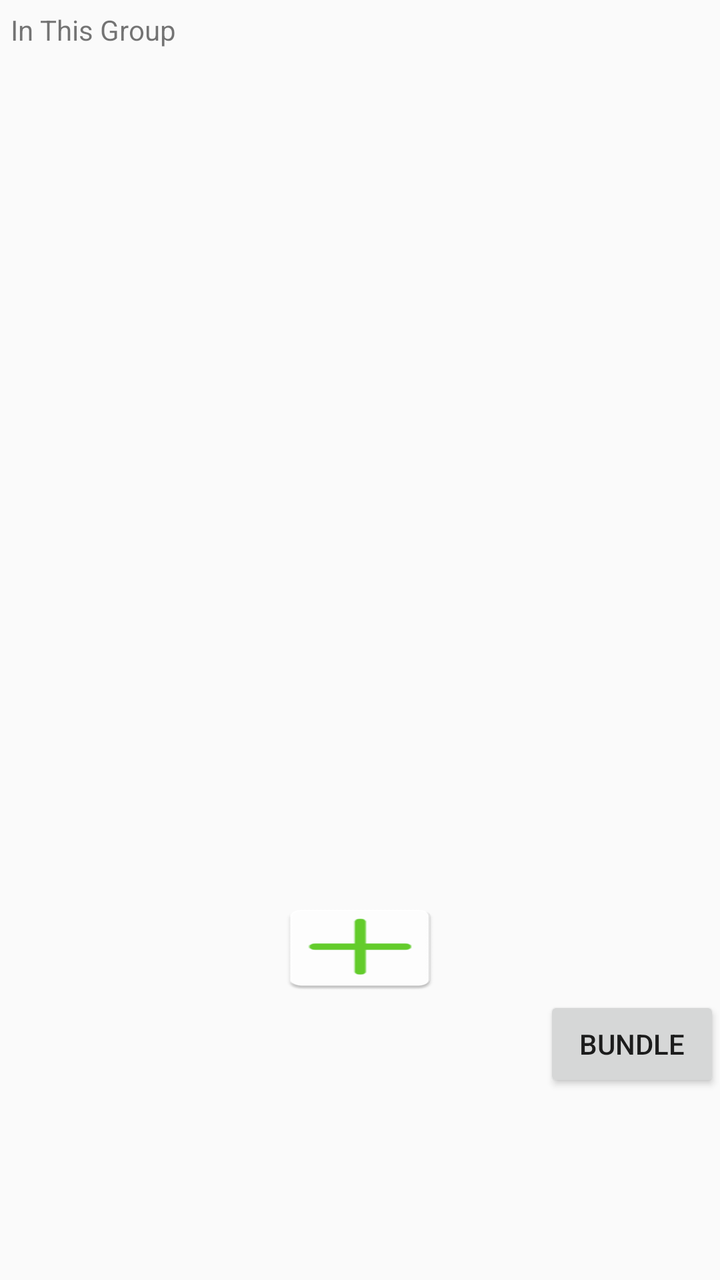
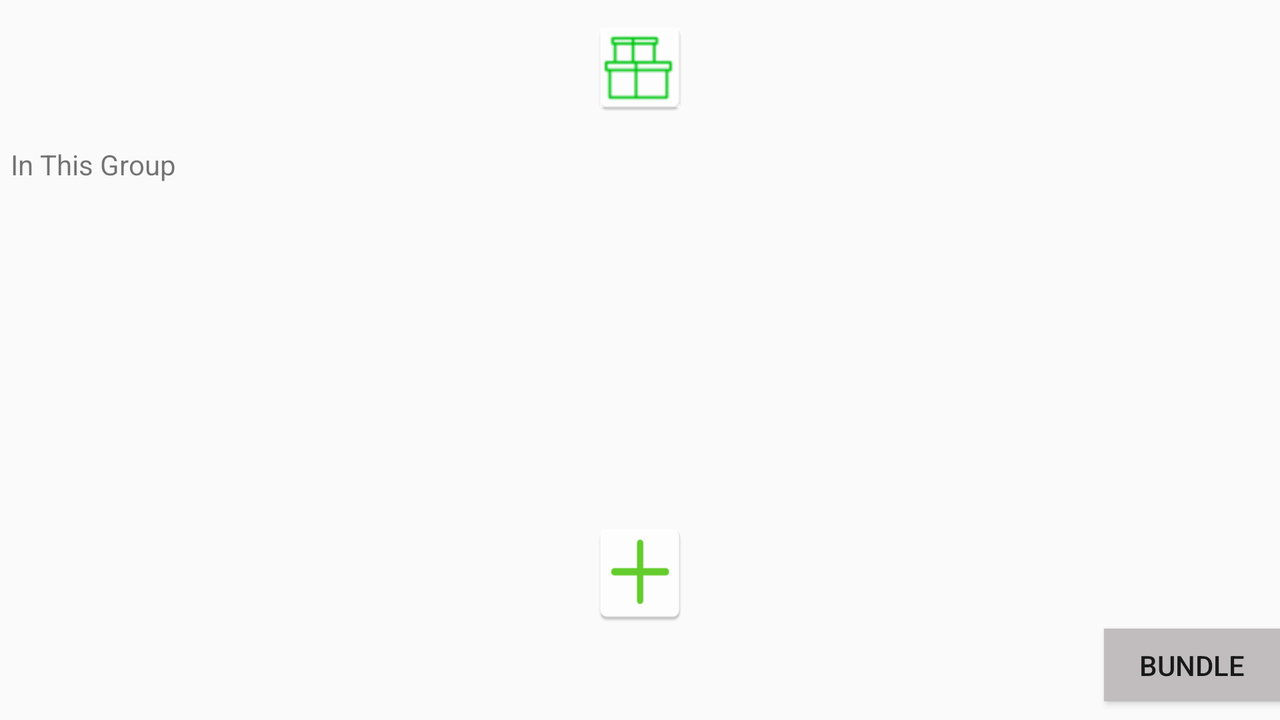

Two renders of one Android screen. The first uses the default layout on a phone; the second uses the alternative layout the repository ships for a different screen configuration, on a matching device. The two XML files are below.
<!-- AndroidManifest.xml: application theme AppTheme -->
<!-- res/layout/fragment_item_list.xml -->
<?xml version="1.0" encoding="utf-8"?>
<LinearLayout xmlns:android="http://schemas.android.com/apk/res/android"
    android:layout_width="fill_parent"
    android:layout_height="fill_parent"
    android:orientation="vertical">

    <LinearLayout
        android:id="@+id/group_view"
        android:layout_width="match_parent"
        android:layout_height="wrap_content"
        android:orientation="horizontal">

        <TextView
            android:layout_width="wrap_content"
            android:layout_height="30dp"
            android:text="@string/group_text"
            android:gravity="center"
            android:padding="5dp" />
        <TextView
            android:layout_width="wrap_content"
            android:layout_height="wrap_content" />
    </LinearLayout>

    <android.support.v7.widget.RecyclerView xmlns:android="http://schemas.android.com/apk/res/android"
        android:id="@+id/recycler_view_1"
        android:orientation="vertical"
        android:layout_width="match_parent"
        android:layout_height="400dp"
        android:layout_margin="10dp">
    </android.support.v7.widget.RecyclerView>

    <Button
        android:id="@+id/list_add_button"
        android:layout_width="wrap_content"
        android:layout_height="wrap_content"
        android:layout_gravity="center"
        android:background="@drawable/add_icon"
         />

    <Button
        android:id="@+id/list_bundle_button"
        android:layout_width="wrap_content"
        android:layout_height="wrap_content"
        android:text="@string/bundle"
        android:layout_gravity="bottom|end"/>

</LinearLayout>
<!-- resources referenced by this layout -->
<resources>
  <!-- drawable add_icon: png bitmap (drawable-hdpi, 1375 bytes) -->
  <string name="bundle">Bundle</string>
  <string name="group_text">In This Group</string>
  <style name="AppTheme" parent="Theme.AppCompat.Light.NoActionBar">
          
          <item name="colorPrimary">#FFFFFFFF</item>
          <item name="colorPrimaryDark">#0E5912</item>
          <item name="colorAccent">#1EC626</item>
      </style>
</resources>
<!-- res/layout-land/fragment_item_list.xml (the author's variant of the layout above) -->
<!-- drawn on the phone turned sideways -->
<?xml version="1.0" encoding="utf-8"?>
<LinearLayout xmlns:android="http://schemas.android.com/apk/res/android"
    android:layout_width="fill_parent"
    android:layout_height="fill_parent"
    android:orientation="vertical"
    android:background="@color/colorBackground"
    android:weightSum="1">

    <ImageView
        android:id="@+id/bundle_logo"
        android:layout_width="50dp"
        android:layout_height="50dp"
        android:layout_gravity="center"
        android:src="@drawable/bundle_icon"
        android:layout_weight=".1"/>

    <LinearLayout
        android:id="@+id/group_view"
        android:layout_width="match_parent"
        android:layout_height="29dp"
        android:orientation="horizontal">

        <TextView
            android:layout_width="wrap_content"
            android:layout_height="wrap_content"
            android:text="@string/group_text"
            android:gravity="center"
            android:padding="5dp" />
        <TextView
            android:id="@+id/group_members"
            android:layout_width="wrap_content"
            android:layout_height="wrap_content" />
    </LinearLayout>

    <android.support.v7.widget.RecyclerView xmlns:android="http://schemas.android.com/apk/res/android"
        android:id="@+id/recycler_view_1"
        android:orientation="vertical"
        android:layout_width="match_parent"
        android:layout_height="0dp"
        android:layout_margin="10dp"
        android:layout_weight=".8">
    </android.support.v7.widget.RecyclerView>

    <Button
        android:id="@+id/list_add_button"
        android:layout_width="50dp"
        android:layout_height="50dp"
        android:layout_gravity="center"
        android:background="@drawable/add_icon"
        android:layout_weight=".03"
        />

    <Button
        android:id="@+id/list_bundle_button"
        android:layout_width="wrap_content"
        android:layout_height="33dp"
        android:text="@string/bundle"
        android:layout_gravity="end"
        android:background="@color/colorSelected"
        android:layout_weight="0.02" />

</LinearLayout>
<!-- resources referenced by the variant -->
<!-- as the phone turned sideways resolves them -->
<resources>
  <color name="colorSelected">#FFC1BDBE</color>
  <!-- drawable add_icon: png bitmap (drawable-hdpi, 1375 bytes) -->
  <!-- drawable bundle_icon: png bitmap (drawable-mdpi, 1275 bytes) -->
  <string name="bundle">Bundle</string>
  <string name="group_text">In This Group</string>
  <style name="AppTheme" parent="Theme.AppCompat.Light.NoActionBar">
          
          <item name="colorPrimary">#FFFFFFFF</item>
          <item name="colorPrimaryDark">#0E5912</item>
          <item name="colorAccent">#1EC626</item>
      </style>
</resources>
